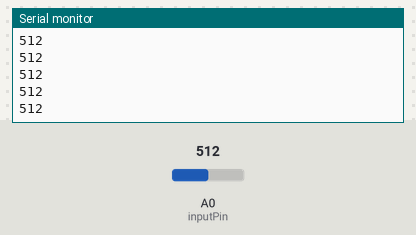
Bench run of a sketch on a simulated Arduino Uno, built with avr-gcc and run on an emulated ATmega328P. Shown: the last lines printed to the serial monitor. The test bench sets the inputs (shaded band); at power-on: A0 (inputPin) = 512.

Above: at 1.2 s.
1.3 s: A0 (inputPin) set to 716
At 2.4 s:
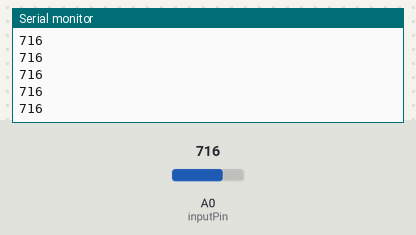
2.8 s: A0 (inputPin) set to 900
At 3.4 s:
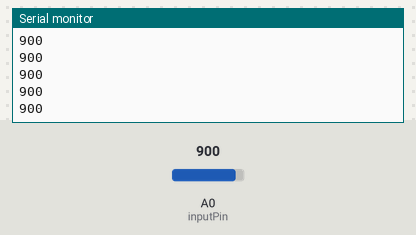
Timing chart, 0 to 5.8 s (numbered marks = the images above; inputs shaded):
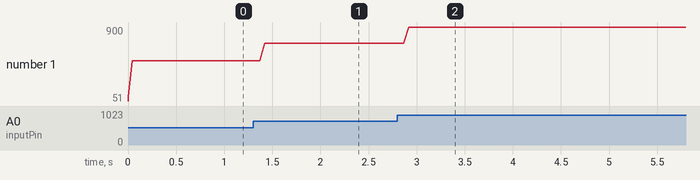

The sketch:

Task4.ino
```cpp
/*
  Smoothing

  Reads repeatedly from an analog input, calculating a running average and
  printing it to the computer. Keeps ten readings in an array and continually
  averages them.*/


// Define the number of samples to keep track of. The higher the number, the
// more the readings will be smoothed, but the slower the output will respond to
// the input. Using a constant rather than a normal variable lets us use this
// value to determine the size of the readings array.
const int numReadings = 10;

int readings[numReadings];      // the readings from the analog input
int readIndex = 0;              // the index of the current reading
int total = 0;                  // the running total
int average = 0;                // the average

int inputPin = A0;
long timeNow = 0; // Hold the milliseond value for now
long timer = 0; //general purpuse timer

void setup() {
  // initialize serial communication with computer:
  Serial.begin(9600);
  // initialize all the readings to 0:
  for (int i = 0; i < numReadings; i++) {
    readings[i] = 0;
  }
}

void loop()
{
   timeNow = millis();
    if((timeNow-timer)>=200)

     timer = timeNow;
      total = total - readings[readIndex];
      readings[readIndex] = analogRead(inputPin);


  total = total + readings[readIndex];
  // advance to the next position in the array:
  readIndex = readIndex + 1;

  // if we're at the end of the array...
  if (readIndex >= numReadings) {
    // ...wrap around to the beginning:
    readIndex = 0;
  }

  // calculate the average:
  average = total / numReadings;
  // send it to the computer as ASCII digits
  Serial.println(average);
}
```

Measured:
- after the input at 1.3 s, the serial monitor: prints a new line after 0.07 s (image 1)
- after the input at 2.8 s, the serial monitor: prints a new line after 0.07 s (image 2)
- plotted number 1: 512 → 716 after the input at 1.3 s, 716 → 900 after the input at 2.8 s
